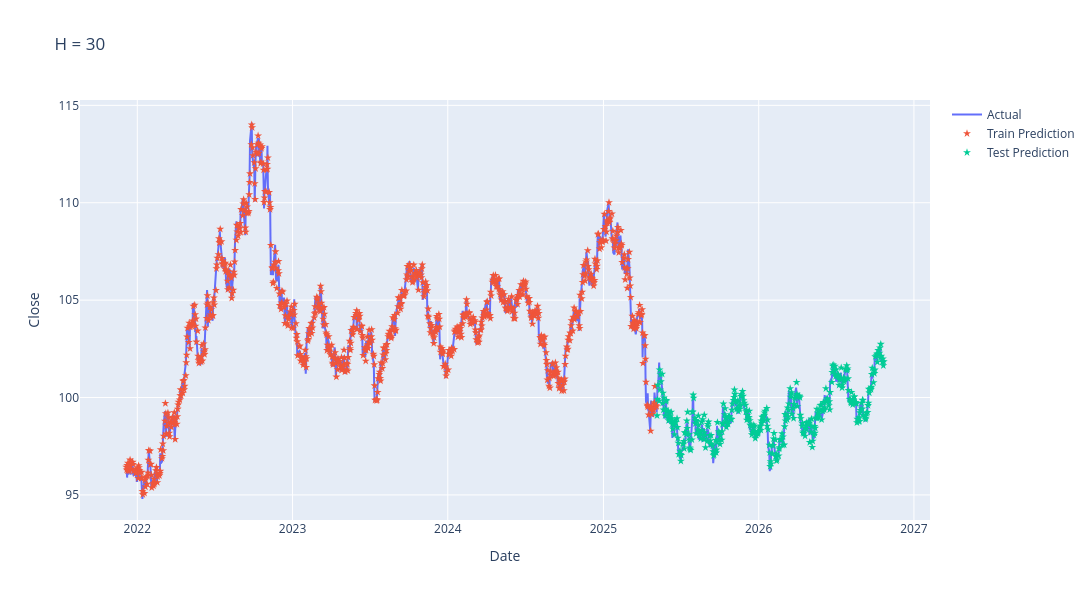

Here is the notebook cell this chart was saved with:
### Markdown cell above
Σχόλιο: Το test MAE είναι περίπου 0.29-0.32, δηλαδή το μοντέλο αστοχεί κατά μέσο όρο 0.3 μονάδες σε τιμές γύρω στο 102. Το καλύτερο είναι το H=1 (0.287) και όσο μεγαλώνει το H το test χειροτερεύει λίγο (0.317 για H=30), ενώ το train βελτιώνεται (0.370 → 0.353). Οι παλιότερες μέρες δεν προσθέτουν πολλή πληροφορία και το μοντέλο προσαρμόζεται περισσότερο στο train. Το test MAE είναι μικρότερο από το train MAE, πιθανόν επειδή η περίοδος του test ήταν πιο ήρεμη.

### Code cell
_, _, pred, actual, idx, split = evaluate(F, price, 30)

fig = go.Figure()
fig.add_trace(go.Scatter(x=df.index[idx], y=actual, mode='lines', name='Actual'))
fig.add_trace(go.Scatter(x=df.index[idx][:split], y=pred[:split], mode='markers', marker_symbol='star', name='Train Prediction'))
fig.add_trace(go.Scatter(x=df.index[idx][split:], y=pred[split:], mode='markers', marker_symbol='star', name='Test Prediction'))
fig.update_layout(title='H = 30', xaxis_title='Date', yaxis_title='Close', width=1200, height=600)
fig.show()

### Figure 1 — Plotly figure (JSON) as saved in the notebook; plotly's stock layout.template omitted (floating-point values rounded to 4 significant figures; data arrays with more than 128 entries replaced by an {"elided": "..."} marker saying what was removed)
{"data": [{"mode": "lines", "name": "Actual", "type": "scatter", "x": {"elided": "1227 str values"}, "y": {"elided": "1227 float values"}}, {"marker": {"symbol": "star"}, "mode": "markers", "name": "Train Prediction", "type": "scatter", "x": {"elided": "858 str values"}, "y": {"elided": "858 float values"}}, {"marker": {"symbol": "star"}, "mode": "markers", "name": "Test Prediction", "type": "scatter", "x": {"elided": "369 str values"}, "y": {"elided": "369 float values"}}], "layout": {"height": 600, "title": {"text": "H = 30"}, "width": 1200, "xaxis": {"title": {"text": "Date"}}, "yaxis": {"title": {"text": "Close"}}}}
